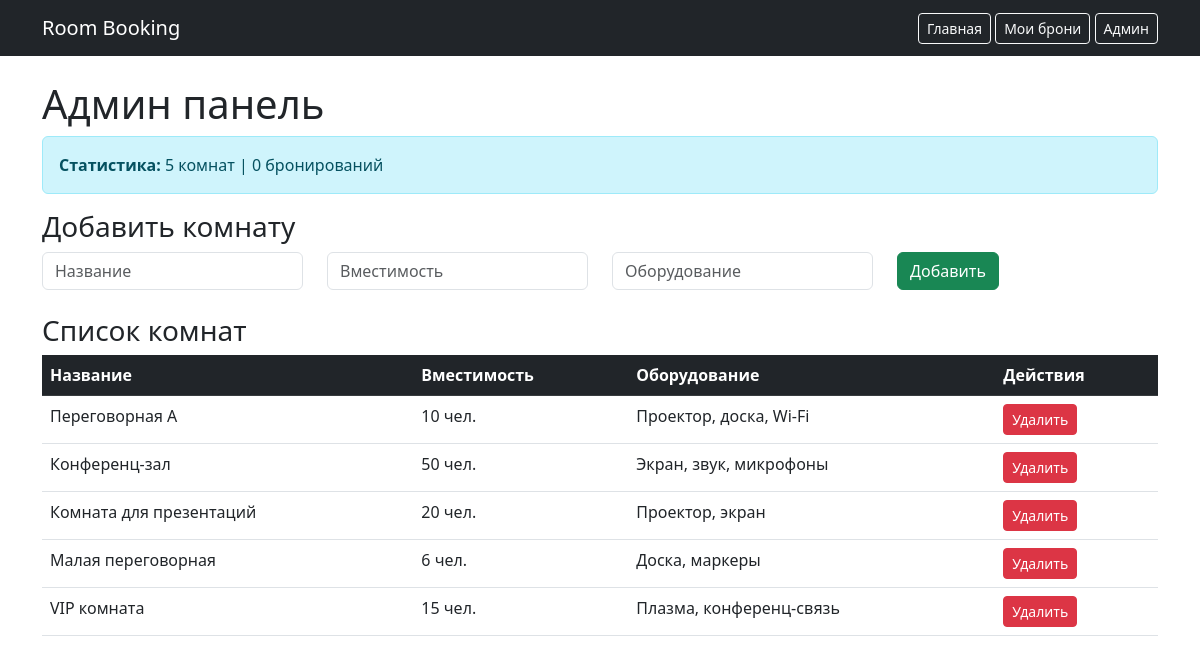
/admin, run on an earlier commit of the app's database.
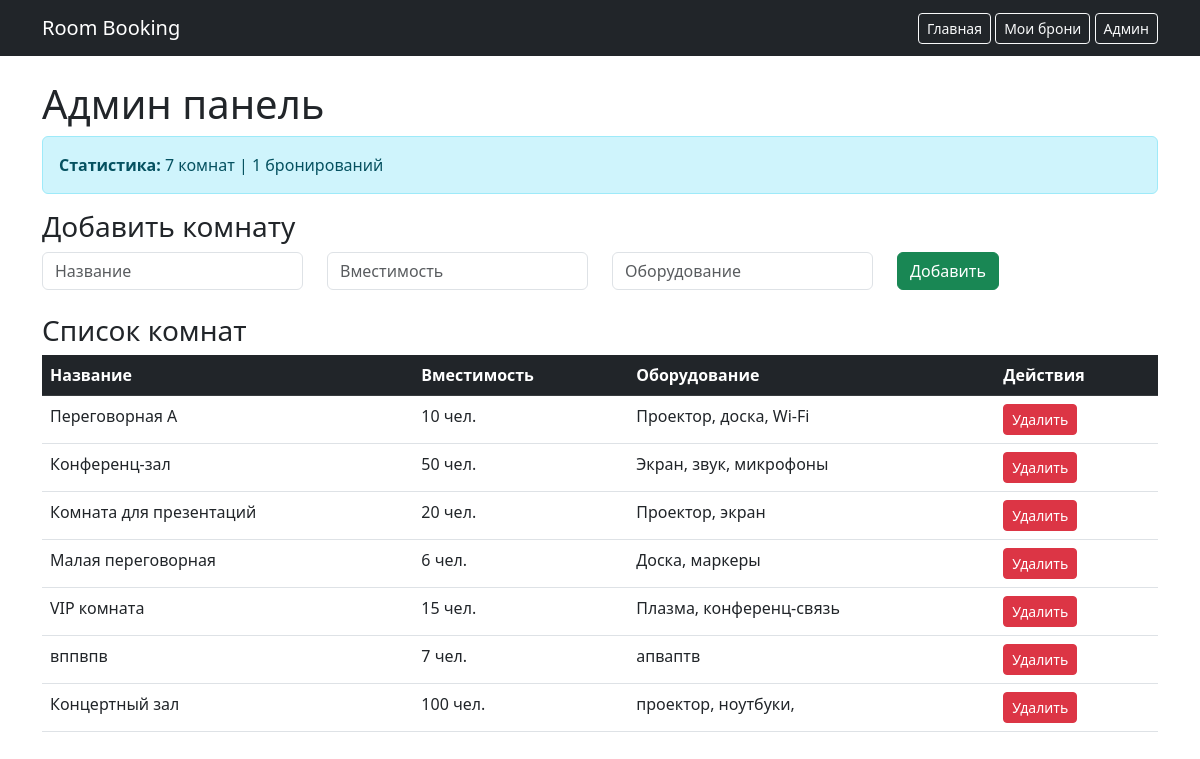
And on a later commit of the database.
### database.py (models this page shows)
class Room(db.Model):
    __tablename__ = 'rooms'  # Название таблицы в БД (ДВА подчеркивания)
    id = db.Column(db.Integer, primary_key=True)           # ID комнаты (главный ключ)
    name = db.Column(db.String(100), nullable=False)       # Название комнаты
    capacity = db.Column(db.Integer, nullable=False)       # Вместимость
    equipment = db.Column(db.String(200))                  # Оборудование
    bookings = db.relationship('Booking', backref='room', lazy=True)

### app.py (the view)
@app.route('/admin')
def admin():
    rooms = Room.query.all()
    bookings = Booking.query.all()
    total_rooms = len(rooms)
    total_bookings = len(bookings)
    return render_template('admin.html',
                         rooms=rooms,
                         bookings=bookings,
                         total_rooms=total_rooms,
                         total_bookings=total_bookings)

### templates/admin.html
{% extends "base.html" %}
{% block content %}
<h1>Админ панель</h1>
<div class="alert alert-info">
    <strong>Статистика:</strong> {{ total_rooms }} комнат | {{ total_bookings }} бронирований
</div>
<h3>Добавить комнату</h3>
<form method="POST" action="/admin/add-room" class="row mb-4">
    <div class="col"><input type="text" name="name" placeholder="Название" class="form-control" required></div>
    <div class="col"><input type="number" name="capacity" placeholder="Вместимость" class="form-control" required></div>
    <div class="col"><input type="text" name="equipment" placeholder="Оборудование" class="form-control"></div>
    <div class="col"><button type="submit" class="btn btn-success">Добавить</button></div>
</form>
<h3>Список комнат</h3>
<table class="table">
    <thead class="table-dark">
        <tr><th>Название</th><th>Вместимость</th><th>Оборудование</th><th>Действия</th></tr>
    </thead>
    <tbody>
        {% for room in rooms %}
        <tr>
            <td>{{ room.name }}</td>
            <td>{{ room.capacity }} чел.</td>
            <td>{{ room.equipment }}</td>
            <td><a href="/admin/delete-room/{{ room.id }}" class="btn btn-danger btn-sm">Удалить</a></td>
        </tr>
        {% endfor %}
    </tbody>
</table>
{% endblock %}

What changed in the data, as far as the page shows it:
added Room: name "вппвпв", capacity "7", equipment "апваптв"
added Room: name "Концертный зал", capacity "100", equipment "проектор, ноутбуки,"
Also different on the page:
{{ total_rooms }}: "5" → "7"
{{ total_bookings }}: "0" → "1"
